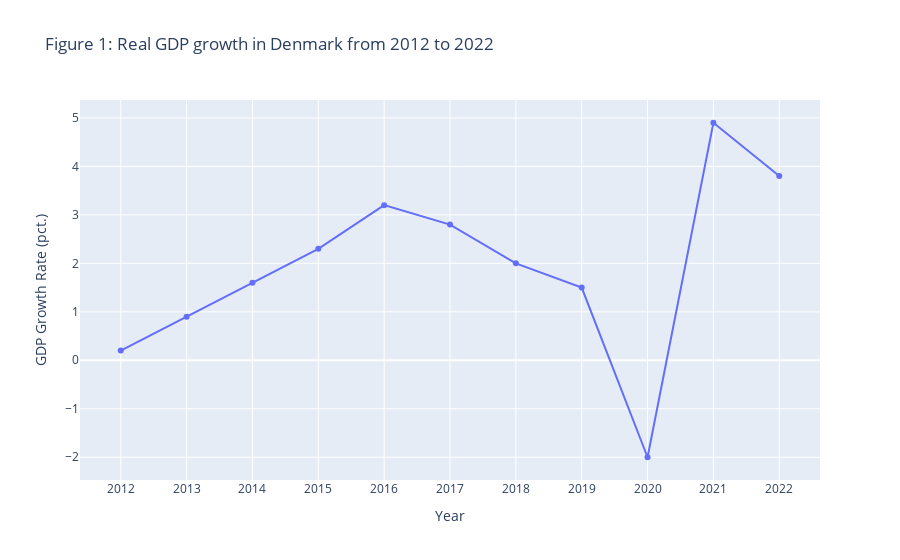

The notebook cell this image was saved under:
### Markdown cell above
In the following section I make an interactive line plot using Plotly. This makes it possible for you to hover over the data points and view the exact GDP growth rate for each year.

### Code cell
#Creating a Plotly figure
fig = go.Figure()

#Using a "line trace"
#The x value returns the years from the dataframe
#The y value returns the growth rate from the dataframe

fig.add_trace(go.Scatter(x=df_gdp.index, y=df_gdp['GDP Growth Rate'], mode='lines+markers'))

#Giving a title and setting axis labels
fig.update_layout(
    title='Figure 1: Real GDP growth in Denmark from 2012 to 2022',
    xaxis_title='Year',
    yaxis_title='GDP Growth Rate (pct.)'
)

#Showing the interactive figure
fig.show()

### Figure 1 — Plotly figure (JSON) as saved in the notebook; plotly's stock layout.template omitted (floating-point values rounded to 4 significant figures)
{"data": [{"mode": "lines+markers", "type": "scatter", "x": ["2012", "2013", "2014", "2015", "2016", "2017", "2018", "2019", "2020", "2021", "2022"], "y": [0.2, 0.9, 1.6, 2.3, 3.2, 2.8, 2, 1.5, -2, 4.9, 3.8]}], "layout": {"title": {"text": "Figure 1: Real GDP growth in Denmark from 2012 to 2022"}, "xaxis": {"title": {"text": "Year"}}, "yaxis": {"title": {"text": "GDP Growth Rate (pct.)"}}}}
